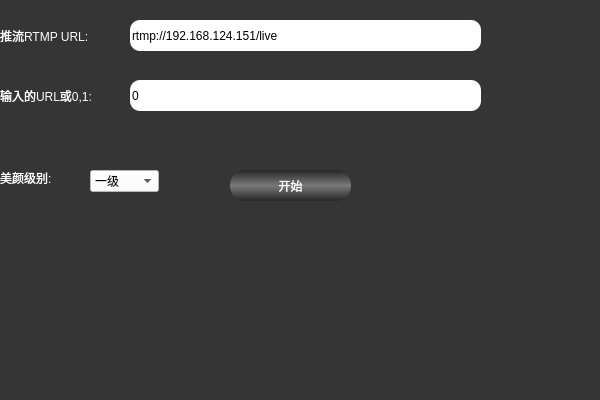
<?xml version="1.0" encoding="UTF-8"?>
<ui version="4.0">
 <class>XRtmpStreamerClass</class>
 <widget class="QWidget" name="XRtmpStreamerClass">
  <property name="geometry">
   <rect>
    <x>0</x>
    <y>0</y>
    <width>600</width>
    <height>400</height>
   </rect>
  </property>
  <property name="windowTitle">
   <string>XRtmpStreamer</string>
  </property>
  <property name="styleSheet">
   <string notr="true">QLabel
{
	color: rgb(255, 255, 255);
	font: 75 12pt &quot;黑体&quot;;
}
QWidget
{
	background-color: rgb(53, 53, 53);
}

QPushButton:hover
 { 
	background-color: qlineargradient(spread:pad, x1:0, y1:0, x2:0, y2:1, stop:0 rgba(120, 120, 120, 255), stop:0.495 rgba(39, 39, 39, 255), stop:0.505 rgba(39,39, 39, 255), stop:1 rgba(120, 120,120, 255));
 border: none;
border-radius:15px;
color: rgb(255, 255, 255);
font: 75 12pt &quot;黑体&quot;;
 }
QPushButton:!hover
 { 
	background-color: qlineargradient(spread:pad, x1:0, y1:0, x2:0, y2:1, stop:0 rgba(39, 39, 39, 255), stop:0.495 rgba(120, 120, 120, 255), stop:0.505 rgba(120,120, 120, 255), stop:1 rgba(39, 39,39, 255));
 border: none;
border-radius:15px;
color: rgb(255, 255, 255);
font: 75 12pt &quot;黑体&quot;;
 }

QLineEdit
{
border-radius:10px;
background-color: rgb(255, 255, 255);
font: 75 12pt &quot;黑体&quot;;
}
QComboBox
{
background-color: rgb(255, 255, 255);
font: 75 12pt &quot;黑体&quot;;

}</string>
  </property>
  <widget class="QLineEdit" name="outUrl">
   <property name="geometry">
    <rect>
     <x>130</x>
     <y>20</y>
     <width>351</width>
     <height>31</height>
    </rect>
   </property>
   <property name="text">
    <string>rtmp://192.168.124.151/live</string>
   </property>
  </widget>
  <widget class="QLabel" name="label">
   <property name="geometry">
    <rect>
     <x>0</x>
     <y>20</y>
     <width>101</width>
     <height>31</height>
    </rect>
   </property>
   <property name="text">
    <string>推流RTMP URL:</string>
   </property>
  </widget>
  <widget class="QLabel" name="label_2">
   <property name="geometry">
    <rect>
     <x>0</x>
     <y>80</y>
     <width>121</width>
     <height>31</height>
    </rect>
   </property>
   <property name="text">
    <string>输入的URL或0,1:</string>
   </property>
  </widget>
  <widget class="QLineEdit" name="inUrl">
   <property name="geometry">
    <rect>
     <x>130</x>
     <y>80</y>
     <width>351</width>
     <height>31</height>
    </rect>
   </property>
   <property name="text">
    <string>0</string>
   </property>
  </widget>
  <widget class="QPushButton" name="pushButton">
   <property name="geometry">
    <rect>
     <x>230</x>
     <y>170</y>
     <width>121</width>
     <height>31</height>
    </rect>
   </property>
   <property name="text">
    <string>开始</string>
   </property>
  </widget>
  <widget class="QLabel" name="label_3">
   <property name="geometry">
    <rect>
     <x>0</x>
     <y>170</y>
     <width>81</width>
     <height>16</height>
    </rect>
   </property>
   <property name="text">
    <string>美颜级别:</string>
   </property>
  </widget>
  <widget class="QComboBox" name="face">
   <property name="geometry">
    <rect>
     <x>90</x>
     <y>170</y>
     <width>69</width>
     <height>22</height>
    </rect>
   </property>
   <item>
    <property name="text">
     <string>一级</string>
    </property>
   </item>
   <item>
    <property name="text">
     <string>二级</string>
    </property>
   </item>
   <item>
    <property name="text">
     <string>三级</string>
    </property>
   </item>
  </widget>
 </widget>
 <layoutdefault spacing="6" margin="11"/>
 <resources>
  <include location="xrtmpstreamer.qrc"/>
 </resources>
 <connections>
  <connection>
   <sender>pushButton</sender>
   <signal>clicked()</signal>
   <receiver>XRtmpStreamerClass</receiver>
   <slot>Stream()</slot>
   <hints>
    <hint type="sourcelabel">
     <x>322</x>
     <y>196</y>
    </hint>
    <hint type="destinationlabel">
     <x>390</x>
     <y>454</y>
    </hint>
   </hints>
  </connection>
 </connections>
 <slots>
  <slot>Stream()</slot>
 </slots>
</ui>
